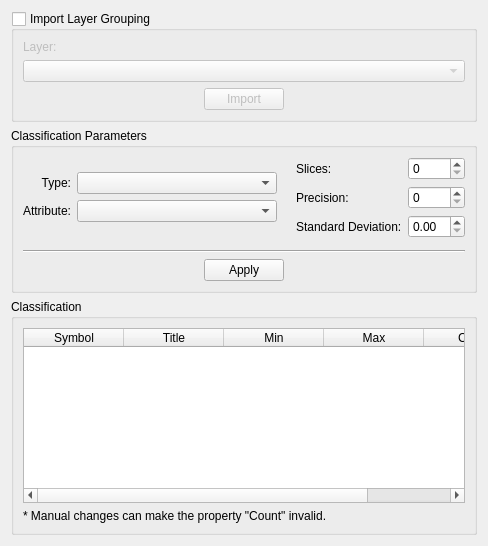
<?xml version="1.0" encoding="UTF-8"?>
<ui version="4.0">
 <class>GroupingWidgetForm</class>
 <widget class="QWidget" name="GroupingWidgetForm">
  <property name="geometry">
   <rect>
    <x>0</x>
    <y>0</y>
    <width>487</width>
    <height>546</height>
   </rect>
  </property>
  <property name="windowTitle">
   <string>Grouping</string>
  </property>
  <layout class="QGridLayout" name="gridLayout_16">
   <item row="0" column="0">
    <layout class="QVBoxLayout" name="verticalLayout">
     <item>
      <widget class="QGroupBox" name="m_importGroupBox">
       <property name="title">
        <string>Import Layer Grouping</string>
       </property>
       <property name="checkable">
        <bool>true</bool>
       </property>
       <property name="checked">
        <bool>false</bool>
       </property>
       <layout class="QGridLayout" name="gridLayout_15">
        <item row="0" column="0">
         <layout class="QVBoxLayout" name="verticalLayout_2">
          <item>
           <widget class="QLabel" name="label_7">
            <property name="text">
             <string>Layer:</string>
            </property>
           </widget>
          </item>
          <item>
           <widget class="QComboBox" name="m_layersComboBox"/>
          </item>
          <item>
           <layout class="QHBoxLayout" name="horizontalLayout">
            <item>
             <spacer name="horizontalSpacer_4">
              <property name="orientation">
               <enum>Qt::Horizontal</enum>
              </property>
              <property name="sizeHint" stdset="0">
               <size>
                <width>40</width>
                <height>20</height>
               </size>
              </property>
             </spacer>
            </item>
            <item>
             <widget class="QPushButton" name="m_importPushButton">
              <property name="text">
               <string>Import</string>
              </property>
             </widget>
            </item>
            <item>
             <spacer name="horizontalSpacer_5">
              <property name="orientation">
               <enum>Qt::Horizontal</enum>
              </property>
              <property name="sizeHint" stdset="0">
               <size>
                <width>40</width>
                <height>20</height>
               </size>
              </property>
             </spacer>
            </item>
           </layout>
          </item>
         </layout>
        </item>
       </layout>
      </widget>
     </item>
     <item>
      <widget class="QGroupBox" name="groupBox">
       <property name="title">
        <string>Classification Parameters</string>
       </property>
       <layout class="QGridLayout" name="gridLayout_14">
        <item row="0" column="0">
         <layout class="QGridLayout" name="gridLayout_9">
          <item row="0" column="0">
           <layout class="QGridLayout" name="gridLayout_8">
            <item row="0" column="0">
             <layout class="QGridLayout" name="gridLayout_7">
              <item row="0" column="2">
               <layout class="QGridLayout" name="gridLayout_6">
                <item row="0" column="0">
                 <layout class="QGridLayout" name="gridLayout_5">
                  <item row="2" column="0">
                   <widget class="QLabel" name="label_5">
                    <property name="text">
                     <string>Standard Deviation:</string>
                    </property>
                   </widget>
                  </item>
                  <item row="0" column="0">
                   <widget class="QLabel" name="label_3">
                    <property name="text">
                     <string>Slices:</string>
                    </property>
                   </widget>
                  </item>
                  <item row="1" column="0">
                   <widget class="QLabel" name="label_4">
                    <property name="text">
                     <string>Precision:</string>
                    </property>
                   </widget>
                  </item>
                 </layout>
                </item>
                <item row="0" column="1">
                 <layout class="QGridLayout" name="gridLayout_4">
                  <item row="1" column="0">
                   <widget class="QSpinBox" name="m_precSpinBox"/>
                  </item>
                  <item row="0" column="0">
                   <widget class="QSpinBox" name="m_slicesSpinBox"/>
                  </item>
                  <item row="2" column="0">
                   <widget class="QDoubleSpinBox" name="m_stdDevDoubleSpinBox"/>
                  </item>
                 </layout>
                </item>
               </layout>
              </item>
              <item row="0" column="0">
               <layout class="QGridLayout" name="gridLayout_3">
                <item row="0" column="0">
                 <layout class="QGridLayout" name="gridLayout">
                  <item row="1" column="0">
                   <widget class="QLabel" name="label_2">
                    <property name="text">
                     <string>Attribute:</string>
                    </property>
                    <property name="alignment">
                     <set>Qt::AlignRight|Qt::AlignTrailing|Qt::AlignVCenter</set>
                    </property>
                   </widget>
                  </item>
                  <item row="0" column="0">
                   <widget class="QLabel" name="label">
                    <property name="text">
                     <string>Type:</string>
                    </property>
                    <property name="alignment">
                     <set>Qt::AlignRight|Qt::AlignTrailing|Qt::AlignVCenter</set>
                    </property>
                   </widget>
                  </item>
                 </layout>
                </item>
                <item row="0" column="1">
                 <layout class="QGridLayout" name="gridLayout_2">
                  <item row="1" column="0">
                   <widget class="QComboBox" name="m_attrComboBox">
                    <property name="sizePolicy">
                     <sizepolicy hsizetype="MinimumExpanding" vsizetype="Fixed">
                      <horstretch>0</horstretch>
                      <verstretch>0</verstretch>
                     </sizepolicy>
                    </property>
                    <property name="minimumSize">
                     <size>
                      <width>200</width>
                      <height>0</height>
                     </size>
                    </property>
                   </widget>
                  </item>
                  <item row="0" column="0">
                   <widget class="QComboBox" name="m_typeComboBox">
                    <property name="sizePolicy">
                     <sizepolicy hsizetype="MinimumExpanding" vsizetype="Fixed">
                      <horstretch>0</horstretch>
                      <verstretch>0</verstretch>
                     </sizepolicy>
                    </property>
                    <property name="minimumSize">
                     <size>
                      <width>200</width>
                      <height>0</height>
                     </size>
                    </property>
                   </widget>
                  </item>
                 </layout>
                </item>
               </layout>
              </item>
              <item row="0" column="1">
               <spacer name="horizontalSpacer">
                <property name="orientation">
                 <enum>Qt::Horizontal</enum>
                </property>
                <property name="sizeType">
                 <enum>QSizePolicy::Minimum</enum>
                </property>
                <property name="sizeHint" stdset="0">
                 <size>
                  <width>13</width>
                  <height>20</height>
                 </size>
                </property>
               </spacer>
              </item>
             </layout>
            </item>
            <item row="1" column="0">
             <widget class="QWidget" name="m_colorBarWidget" native="true"/>
            </item>
           </layout>
          </item>
          <item row="1" column="0">
           <layout class="QGridLayout" name="gridLayout_11">
            <item row="0" column="0">
             <widget class="Line" name="line">
              <property name="orientation">
               <enum>Qt::Horizontal</enum>
              </property>
             </widget>
            </item>
            <item row="1" column="0">
             <layout class="QGridLayout" name="gridLayout_10">
              <item row="0" column="0">
               <spacer name="horizontalSpacer_2">
                <property name="orientation">
                 <enum>Qt::Horizontal</enum>
                </property>
                <property name="sizeHint" stdset="0">
                 <size>
                  <width>40</width>
                  <height>20</height>
                 </size>
                </property>
               </spacer>
              </item>
              <item row="0" column="1">
               <widget class="QPushButton" name="m_applyPushButton">
                <property name="text">
                 <string>Apply</string>
                </property>
               </widget>
              </item>
              <item row="0" column="2">
               <spacer name="horizontalSpacer_3">
                <property name="orientation">
                 <enum>Qt::Horizontal</enum>
                </property>
                <property name="sizeHint" stdset="0">
                 <size>
                  <width>40</width>
                  <height>20</height>
                 </size>
                </property>
               </spacer>
              </item>
             </layout>
            </item>
           </layout>
          </item>
         </layout>
        </item>
       </layout>
      </widget>
     </item>
     <item>
      <widget class="QGroupBox" name="groupBox_3">
       <property name="title">
        <string>Classification</string>
       </property>
       <layout class="QGridLayout" name="gridLayout_13">
        <item row="0" column="0">
         <layout class="QGridLayout" name="gridLayout_12">
          <item row="0" column="0">
           <widget class="QTableWidget" name="m_tableWidget">
            <column>
             <property name="text">
              <string>Symbol</string>
             </property>
            </column>
            <column>
             <property name="text">
              <string>Title</string>
             </property>
            </column>
            <column>
             <property name="text">
              <string>Min</string>
             </property>
            </column>
            <column>
             <property name="text">
              <string>Max</string>
             </property>
            </column>
            <column>
             <property name="text">
              <string>Count</string>
             </property>
            </column>
           </widget>
          </item>
         </layout>
        </item>
        <item row="1" column="0">
         <widget class="QLabel" name="label_6">
          <property name="text">
           <string>* Manual changes can make the property &quot;Count&quot; invalid.</string>
          </property>
         </widget>
        </item>
       </layout>
      </widget>
     </item>
    </layout>
   </item>
  </layout>
 </widget>
 <tabstops>
  <tabstop>m_typeComboBox</tabstop>
  <tabstop>m_attrComboBox</tabstop>
  <tabstop>m_slicesSpinBox</tabstop>
  <tabstop>m_precSpinBox</tabstop>
  <tabstop>m_stdDevDoubleSpinBox</tabstop>
  <tabstop>m_applyPushButton</tabstop>
  <tabstop>m_tableWidget</tabstop>
 </tabstops>
 <resources/>
 <connections/>
</ui>
